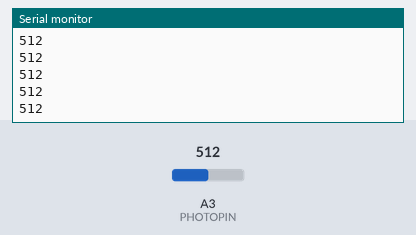
Bench run of a sketch on a simulated Arduino Uno, built with avr-gcc and run on an emulated ATmega328P. On the bench: the last lines printed to the serial monitor. The test bench sets the inputs (shaded band); at power-on: A3 (PHOTOPIN) = 512.

Above: at 1.2 s.
1.3 s: A3 (PHOTOPIN) set to 716
At 2.1 s:
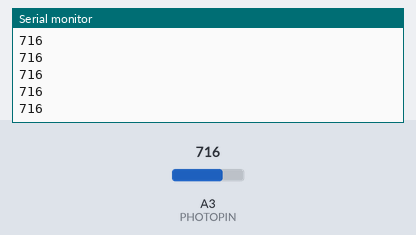
2.8 s: A3 (PHOTOPIN) set to 900
At 3.4 s:
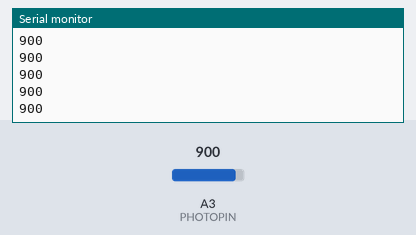
Timing chart, 0 to 5.8 s (numbered marks = the images above; inputs shaded):
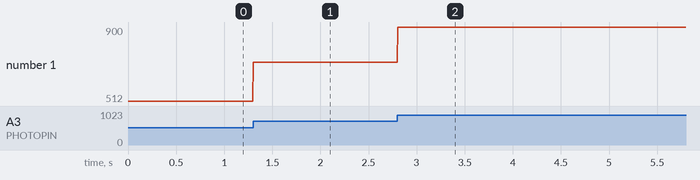

Measured:
- after the input at 1.3 s, the serial monitor: prints a new line at once (image 1)
- after the input at 2.8 s, the serial monitor: prints a new line at once (image 2)
- plotted number 1: 512 → 716 after the input at 1.3 s, 716 → 900 after the input at 2.8 s

The sketch:

trial8.ino
```cpp
// read a photoresistor (how much light?)
// (read on pin A3)

const int PHOTOPIN = A3;

void setup(){
  pinMode(PHOTOPIN, INPUT);
  Serial.begin(9600);
}

void loop(){
  int photoVal = analogRead(PHOTOPIN);
  Serial.println(photoVal);
  delay(5);
}
```
